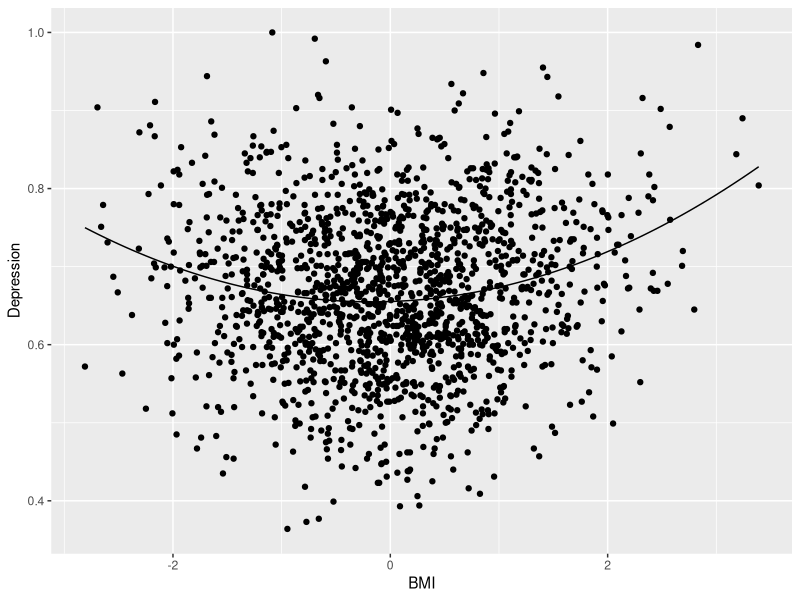
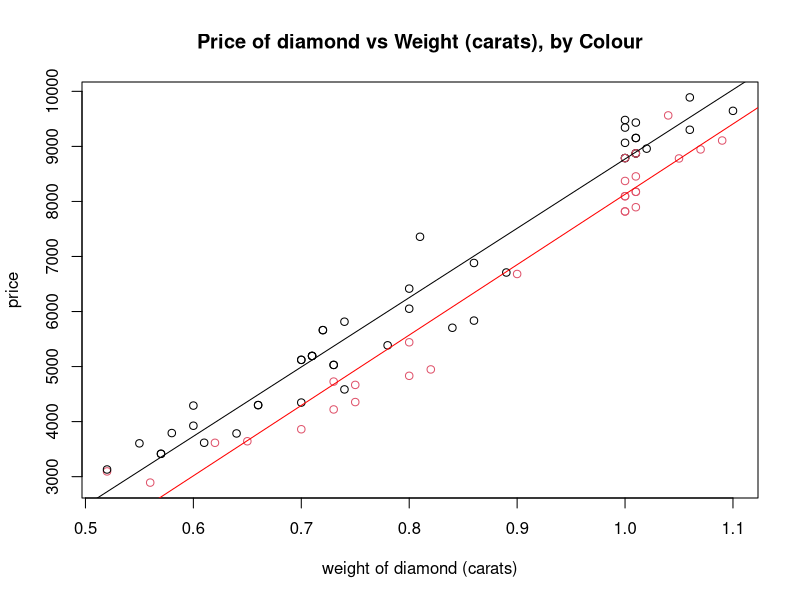

Write R code to recreate these figures, in order.
## ---- chunk 1
knitr::opts_chunk$set(echo = TRUE)
library(dplyr)
library(car)
library(ggplot2)
## ---- chunk 2
concrete = read.table("concrete.txt",header=TRUE)
model1 = lm(CompressiveStrength ~ Cement+Slag+FlyAsh+Water+SP+CoarseAggr+FineAggr, data=concrete)
vif(model1)
## ---- chunk 3
cor(concrete)
## ---- chunk 4
model2 = lm(CompressiveStrength ~ Cement+Slag+FlyAsh+Water+SP+FineAggr, data=concrete)
vif(model2)
## ---- chunk 5
depression = read.table("depression.txt", header=TRUE)
model = lm(Depression ~ BMI + I(BMI^2), data=depression)
summary(model)
## ---- chunk 6
ggplot(depression, aes(x=BMI, y=Depression)) + geom_point() + 
  stat_function(fun=function(x) 0.655284 + .004677*x + .013647*x^2) 
## ---- chunk 7
anova(model)
## ---- chunk 8
diamond = read.table("diamond-red.txt",header=TRUE)
model = with(diamond, lm(Price ~ Weight*Colour))
summary(model)
## ---- chunk 9
plot(x=diamond$Weight,y=diamond$Price,col=factor(diamond$Colour), xlab = "weight of diamond (carats)", ylab = "price", main = "Price of diamond vs Weight (carats), by Colour")
abline(a=-3824.4-831.7,b=12595.9+190.1,col="red")
abline(a=-3824.4,b=12595.9,col="black")
## ---- chunk 10
fit_0 = lm(Price ~ Colour + Weight + Colour:Weight, data = diamond)
fit_a = lm(Price ~ Weight, data = diamond)
anova(fit_a, fit_0)
## ---- chunk 11
pepper = read.table("pepper.txt", header = TRUE)
pepper = pepper %>% mutate(Type = factor(Type))
fit = lm(Spiciness~Type, data=pepper)
summary(fit)
